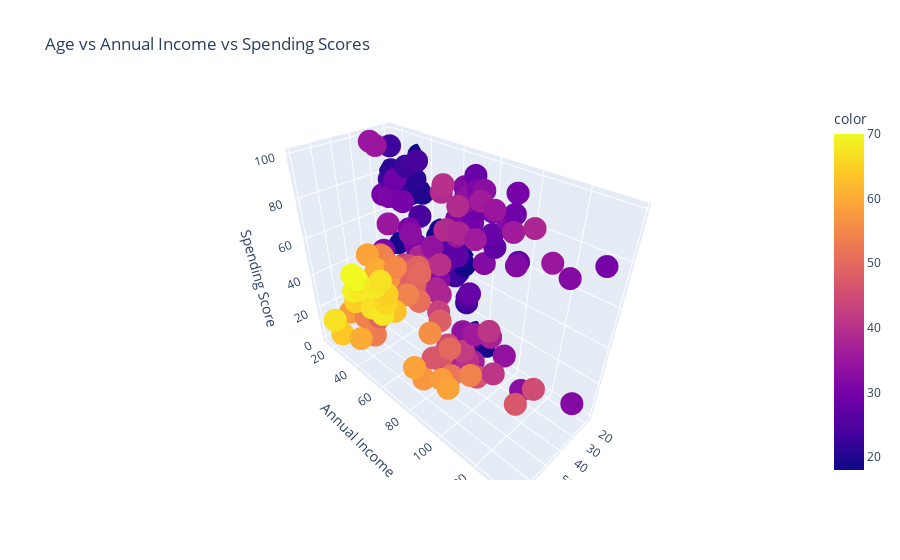

The notebook cell saved with this chart:
### Code cell
x = df.iloc[:, 2:].values
# plt.scatter(x[:,0], x[:, 1])
# plt.show()
color=[]
for i in range(67):
    for k  in range(3):
        color.append(k)

        
     
fig=px.scatter_3d(x = x[:,0],y = x[:,1],z=x[:,2],labels={'x':'Age','y':'Annual Income','z':'Spending Score'},color= x[:,0],title="Age vs Annual Income vs Spending Scores")
fig.show()

### Figure 1 — Plotly figure (JSON) as saved in the notebook; plotly's stock layout.template omitted (floating-point values rounded to 4 significant figures; data arrays with more than 128 entries replaced by an {"elided": "..."} marker saying what was removed)
{"data": [{"hovertemplate": "Age=%{x}<br>Annual Income=%{y}<br>Spending Score=%{z}<br>color=%{marker.color}<extra></extra>", "legendgroup": "", "marker": {"color": {"elided": "200 int values"}, "coloraxis": "coloraxis", "symbol": "circle"}, "mode": "markers", "name": "", "scene": "scene", "showlegend": false, "type": "scatter3d", "x": {"elided": "200 int values"}, "y": {"elided": "200 int values"}, "z": {"elided": "200 int values"}}], "layout": {"coloraxis": {"colorbar": {"title": {"text": "color"}}, "colorscale": [[0, "#0d0887"], [0.1111, "#46039f"], [0.2222, "#7201a8"], [0.3333, "#9c179e"], [0.4444, "#bd3786"], [0.5556, "#d8576b"], [0.6667, "#ed7953"], [0.7778, "#fb9f3a"], [0.8889, "#fdca26"], [1, "#f0f921"]]}, "legend": {"tracegroupgap": 0}, "scene": {"domain": {"x": [0, 1], "y": [0, 1]}, "xaxis": {"title": {"text": "Age"}}, "yaxis": {"title": {"text": "Annual Income"}}, "zaxis": {"title": {"text": "Spending Score"}}}, "title": {"text": "Age vs Annual Income vs Spending Scores"}}}
